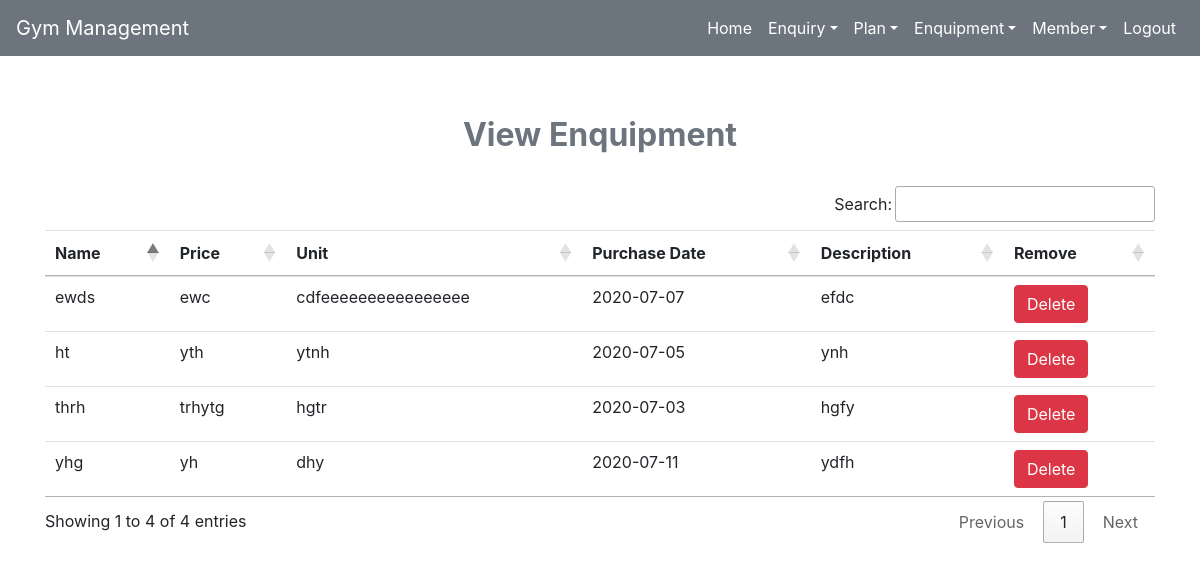
The app's page /view_equipment (signed in) with its own data.
### gym/models.py (models this page shows, shortened)
class Equipment(models.Model):
    name = models.CharField(max_length=100)
    price = models.CharField(max_length=10)
    unit = models.CharField(max_length=30)
    date = models.CharField(max_length=10)
    description = models.CharField(max_length=50)

### gym/views.py (the view)
# urls.py: path('view_equipment',View_Equipment,name='view_equipment'),
def View_Equipment(request):
    if not request.user.is_staff:
        return redirect('login')
    equipment = Equipment.objects.all()
    d = {'equipment':equipment}
    return render(request,"view_equipment.html",d)

### gym/templates/view_equipment.html
{% extends 'navigationbar.html' %}
{% block body %}
<body>
<div class="container" style="margin-top:60px;">
    <h2 class="text-center text-secondary font-weight-bold">View Enquipment</h2><br>
    <table id="table" class="table table-hover">
        <thead>
            <tr>
                <th>Name</th>
                <th>Price</th>
                <th>Unit</th>
                <th>Purchase Date</th>
                <th>Description</th>
                <th>Remove</th>
            </tr>
        </thead>
        <tbody>
            {% for i in equipment %}
            <tr>
                <td>{{i.name}}</td>
                <td>{{i.price}}</td>
                <td>{{i.unit}}</td>
                <td>{{i.date}}</td>
                <td>{{i.description}}</td>
                <td><a class="btn btn-danger" href="{% url 'delete_equipment' i.id %}" onclick="return confirm('Are you want to delete record?')">Delete</a></td>
            </tr>
            {% endfor %}
        </tbody>
    </table>
</div>
</body>
{% endblock %}

### gym/templates/navigationbar.html (shortened to what this page needs)
<!DOCTYPE html>
<html lang="en">
<head>
    {% load static %}
  <link rel="stylesheet" href="https://maxcdn.bootstrapcdn.com/bootstrap/4.5.0/css/bootstrap.min.css">
  <link rel="stylesheet" href="{% static 'css/mystyle.css' %}">
   <link rel="stylesheet" href="https://cdn.datatables.net/1.10.21/css/jquery.dataTables.min.css">
   <link rel="stylesheet" href="https://cdn.datatables.net/buttons/1.6.2/css/buttons.dataTables.min.css">
</head>
<body>
    <nav class="navbar navbar-expand-md bg-secondary navbar-dark">
        <a class="navbar-brand" href="">Gym Management</a>
        <div class="collapse navbar-collapse" id="abc">
            <ul class="navbar-nav ml-auto">
                {% if request.user.is_staff %}
                <li class="nav-item"><a class="nav-link" href="{% url 'home' %}">Home</a></li>
                <li class="nav-item dropdown">
                    <a class="nav-link dropdown-toggle" data-toggle="dropdown" href="#">Enquiry</a>
                </li>
                <li class="nav-item dropdown">
                    <a class="nav-link dropdown-toggle" data-toggle="dropdown" href="#">Plan</a>
                </li>
                <li class="nav-item dropdown">
                    <a class="nav-link dropdown-toggle" data-toggle="dropdown" href="#">Enquipment</a>
                </li>
                <li class="nav-item dropdown">
                    <a class="nav-link dropdown-toggle" data-toggle="dropdown" href="#">Member</a>
                </li>
                <li class="nav-item"><a class="nav-link" href="{% url 'logout'%}">Logout</a></li>
                {% endif %}
            </ul>
        </div>
    </nav>
    {% block body %}
    {% endblock %}
</body>
</html>

### gym/static/css/mystyle.css (style rules this page uses)
.nav-link { color: white !important; }

### records on screen
Equipment: name "thrh", price "trhytg", unit "hgtr", date "2020-07-03", description "hgfy"
Equipment: name "yhg", price "yh", unit "dhy", date "2020-07-11", description "ydfh"
Equipment: name "ht", price "yth", unit "ytnh", date "2020-07-05", description "ynh"
Equipment: name "ewds", price "ewc", unit "cdfeeeeeeeeeeeeeeee", date "2020-07-07", description "efdc"
